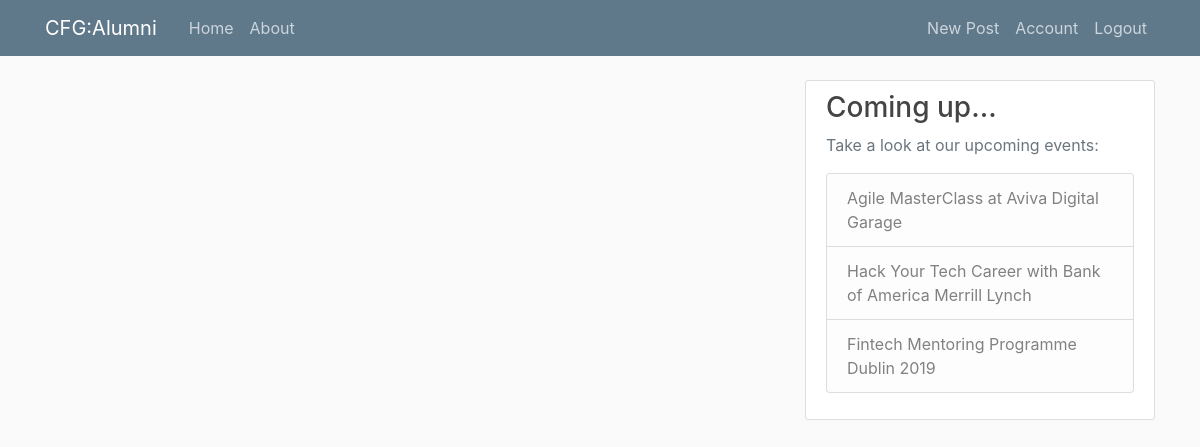
The page /home (signed in) on the database as committed earlier.
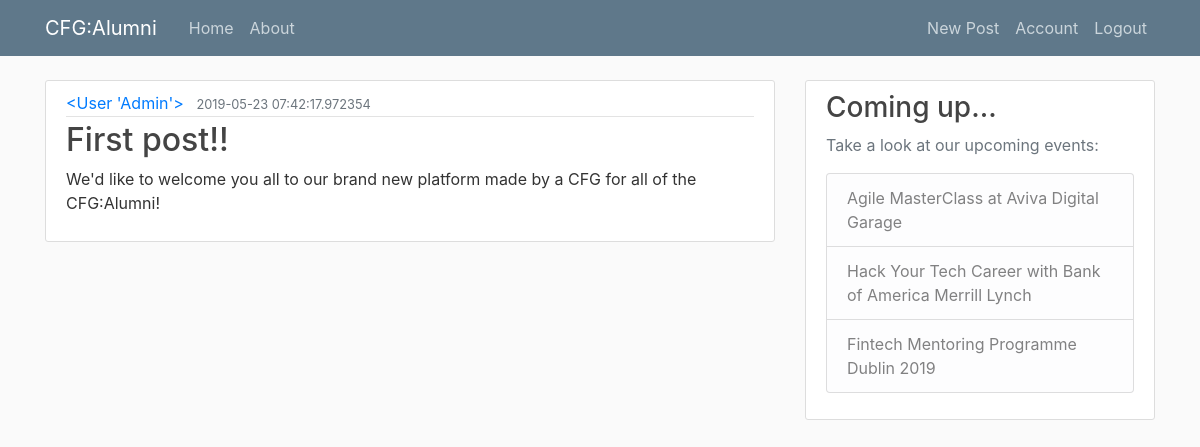
The same page on the database as committed later.
### project/models.py (models this page shows, shortened)
class Post(db.Model):
    id = db.Column(db.Integer, primary_key=True)
    title = db.Column(db.String(100), nullable=False)
    date_posted = db.Column(db.DateTime, nullable=False, default=datetime.utcnow) #coordinated universal time
    content = db.Column(db.Text, nullable=False)
    user_id = db.Column(db.Integer, db.ForeignKey('user.id'), nullable=False)#relationship to our user model

class User(db.Model, UserMixin):
    id = db.Column(db.Integer, primary_key=True) #unique id for an user
    username = db.Column(db.String(20), unique=True, nullable=False)
    email = db.Column(db.String(120), unique=True, nullable=False)
    image_file = db.Column(db.String(20), nullable=False, default='default.jpg') #default image
    password = db.Column(db.String(60), nullable=False) #not unique because users can have the same password
    posts = db.relationship('Post', backref='author', lazy=True) # lazy=True loads the data from the db when necessary
    def __repr__(self):
            return '<User %r>' % self.username

### project/routes.py (the view)
@app.route("/home")
@login_required
def home():
    posts = Post.query.all()
    return render_template("home.html", posts=posts)#access our data in our template

### project/models.py (called while the page is built)
@login_manager.user_loader
def load_user(user_id):
    return User.query.get(int(user_id))

### project/templates/home.html
{% extends "layout.html" %}
{% block content %}
    {% for post in posts %}
        <article class="media content-section">
          <div class="media-body">
            <div class="article-metadata">
              <a class="mr-2" href="#">{{ post.author }}</a>
              <small class="text-muted">{{ post.date_posted }}</small>
            </div>
            <h2><a class="article-title" href="#">{{ post.title }}</a></h2>
            <p class="article-content">{{ post.content }}</p>
          </div>
        </article>
    {% endfor %}
{% endblock content %}

### project/templates/layout.html (shortened to what this page needs)
<!DOCTYPE html>
<html>
<head>
    <link rel="stylesheet" href="https://maxcdn.bootstrapcdn.com/bootstrap/4.0.0/css/bootstrap.min.css">
    <link rel="stylesheet" type="text/css" href="{{ url_for('static', filename='css/main.css') }}">
</head>
<body>
    <header class="site-header">
      <nav class="navbar navbar-expand-md navbar-dark bg-steel fixed-top">
        <div class="container">
          <a class="navbar-brand mr-4" href="/">CFG:Alumni</a>
          <div class="collapse navbar-collapse" id="navbarToggle">
            <div class="navbar-nav mr-auto">
              <a class="nav-item nav-link" href="/home">Home</a>
              <a class="nav-item nav-link" href="/about">About</a>
            </div>
            <div class="navbar-nav">
              {% if current_user.is_authenticated %}
                <a class="nav-item nav-link" href="{{ url_for('new_post') }}">New Post</a>
                <a class="nav-item nav-link" href="{{ url_for('account') }}">Account</a>
                <a class="nav-item nav-link" href="{{ url_for('logout') }}">Logout</a>
              {% else %}
                <a class="nav-item nav-link" href="{{ url_for('login') }}">Login</a>
                <a class="nav-item nav-link" href="{{ url_for('register') }}">Register</a>
              {% endif %}
            </div>
          </div>
        </div>
      </nav>
    </header>
    <main role="main" class="container">
      <div class="row">
        <div class="col-md-8">
          {% block content %}{% endblock %}
        </div>
        <div class="col-md-4">
        <div class="content-section">
          <h3>Coming up...</h3>
          <p class='text-muted'>Take a look at our upcoming events:
            <ul class="list-group">
              <li class="list-group-item list-group-item-light">Agile MasterClass at Aviva Digital Garage</li>
              <li class="list-group-item list-group-item-light">Hack Your Tech Career with Bank of America Merrill Lynch</li>
              <li class="list-group-item list-group-item-light">Fintech Mentoring Programme Dublin 2019</li>
            </ul>
          </p>
        </div>
      </div>
      </div>
    </main>
</body>
</html>

### project/static/css/main.css (style rules this page uses)
body { background: #fafafa; color: #333333; margin-top: 5rem; }
h1, h2, h3, h4, h5, h6 { color: #444444; }
.bg-steel { background-color: #5f788a; }
.site-header .navbar-nav .nav-link { color: #cbd5db; }
.content-section { background: #ffffff; padding: 10px 20px; border: 1px solid #dddddd; border-radius: 3px; margin-bottom: 20px; }
.article-title { color: #444444; }
.article-content { white-space: pre-line; }
.article-metadata { padding-bottom: 1px; margin-bottom: 4px; border-bottom: 1px solid #e3e3e3 }

Rows that differ between the two databases and show on the page:
added Post: author "<User 'Admin'>", date_posted "2019-05-23 07:42:17.972354", title "First post!!", content "We'd like to welcome you all to our brand new platform made by a CFG for all of the CFG:Alumni!"
